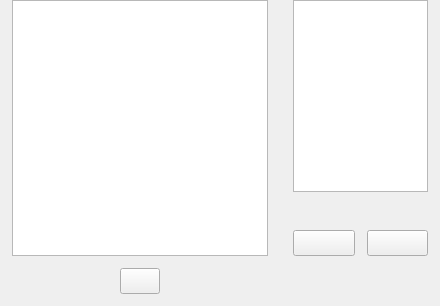
                                <widget class="QWidget" name="_ItemWrapper">
                                    <layout class="QGridLayout" name="_ItemWrapperLayout">
                                        <property name="leftMargin">
                                            <number>0</number>
                                        </property>
                                        <property name="topMargin">
                                            <number>0</number>
                                        </property>
                                        <property name="rightMargin">
                                            <number>0</number>
                                        </property>
                                        <property name="bottomMargin">
                                            <number>0</number>
                                        </property>
                                        <property name="spacing">
                                            <number>0</number>
                                        </property>
                                        <item row="2" column="0" colspan="2">
                                            <widget class="QWidget" name="_ItemViewControlPanel" native="true">
                                                <property name="minimumSize">
                                                    <size>
                                                        <width>0</width>
                                                        <height>50</height>
                                                    </size>
                                                </property>
                                                <property name="maximumSize">
                                                    <size>
                                                        <width>16777215</width>
                                                        <height>50</height>
                                                    </size>
                                                </property>
                                                <property name="styleSheet">
                                                    <string notr="true"/>
                                                </property>
                                                <layout class="QHBoxLayout" name="_ItemViewControlPanelLayout">
                                                    <property name="spacing">
                                                        <number>0</number>
                                                    </property>
                                                    <property name="leftMargin">
                                                        <number>12</number>
                                                    </property>
                                                    <property name="topMargin">
                                                        <number>0</number>
                                                    </property>
                                                    <property name="rightMargin">
                                                        <number>0</number>
                                                    </property>
                                                    <property name="bottomMargin">
                                                        <number>0</number>
                                                    </property>
                                                    <item>
                                                        <spacer name="_ItemViewControlPanelSpacer">
                                                            <property name="orientation">
                                                                <enum>Qt::Orientation::Horizontal</enum>
                                                            </property>
                                                            <property name="sizeHint" stdset="0">
                                                                <size>
                                                                    <width>91</width>
                                                                    <height>20</height>
                                                                </size>
                                                            </property>
                                                        </spacer>
                                                    </item>
                                                    <item>
                                                        <widget class="QPushButton" name="_Import">
                                                            <property name="minimumSize">
                                                                <size>
                                                                    <width>0</width>
                                                                    <height>26</height>
                                                                </size>
                                                            </property>
                                                            <property name="maximumSize">
                                                                <size>
                                                                    <width>16777215</width>
                                                                    <height>26</height>
                                                                </size>
                                                            </property>
                                                            <property name="styleSheet">
                                                                <string notr="true"/>
                                                            </property>
                                                            <property name="text">
                                                                <string/>
                                                            </property>
                                                        </widget>
                                                    </item>
                                                    <item>
                                                        <spacer name="_ItemViewControlPanelSpaces">
                                                            <property name="orientation">
                                                                <enum>Qt::Orientation::Horizontal</enum>
                                                            </property>
                                                            <property name="sizeHint" stdset="0">
                                                                <size>
                                                                    <width>91</width>
                                                                    <height>20</height>
                                                                </size>
                                                            </property>
                                                        </spacer>
                                                    </item>
                                                </layout>
                                            </widget>
                                        </item>
                                        <item row="0" column="2" rowspan="2">
                                            <widget class="QWidget" name="_ItemAttributePanel" native="true">
                                                <property name="minimumSize">
                                                    <size>
                                                        <width>172</width>
                                                        <height>0</height>
                                                    </size>
                                                </property>
                                                <property name="maximumSize">
                                                    <size>
                                                        <width>172</width>
                                                        <height>16777215</height>
                                                    </size>
                                                </property>
                                                <property name="styleSheet">
                                                    <string notr="true"/>
                                                </property>
                                                <layout class="QGridLayout" name="_ItemAttributePanelLayout">
                                                    <property name="leftMargin">
                                                        <number>12</number>
                                                    </property>
                                                    <property name="topMargin">
                                                        <number>0</number>
                                                    </property>
                                                    <property name="rightMargin">
                                                        <number>12</number>
                                                    </property>
                                                    <property name="bottomMargin">
                                                        <number>0</number>
                                                    </property>
                                                    <item row="1" column="0">
                                                        <widget class="QLabel" name="_ItemSizeTip">
                                                            <property name="minimumSize">
                                                                <size>
                                                                    <width>0</width>
                                                                    <height>26</height>
                                                                </size>
                                                            </property>
                                                            <property name="maximumSize">
                                                                <size>
                                                                    <width>16777215</width>
                                                                    <height>26</height>
                                                                </size>
                                                            </property>
                                                            <property name="text">
                                                                <string/>
                                                            </property>
                                                        </widget>
                                                    </item>
                                                    <item row="0" column="1">
                                                        <widget class="QTextEdit" name="_ItemName">
                                                            <property name="readOnly">
                                                                <bool>true</bool>
                                                            </property>
                                                        </widget>
                                                    </item>
                                                    <item row="2" column="1">
                                                        <widget class="QWidget" name="_ItemControlPanel" native="true">
                                                            <layout class="QHBoxLayout" name="_ItemControlPanelLayout">
                                                                <property name="spacing">
                                                                    <number>12</number>
                                                                </property>
                                                                <property name="leftMargin">
                                                                    <number>0</number>
                                                                </property>
                                                                <property name="topMargin">
                                                                    <number>0</number>
                                                                </property>
                                                                <property name="rightMargin">
                                                                    <number>0</number>
                                                                </property>
                                                                <property name="bottomMargin">
                                                                    <number>0</number>
                                                                </property>
                                                                <item>
                                                                    <widget class="QPushButton" name="_ItemRoot">
                                                                        <property name="minimumSize">
                                                                            <size>
                                                                                <width>0</width>
                                                                                <height>26</height>
                                                                            </size>
                                                                        </property>
                                                                        <property name="maximumSize">
                                                                            <size>
                                                                                <width>16777215</width>
                                                                                <height>26</height>
                                                                            </size>
                                                                        </property>
                                                                        <property name="text">
                                                                            <string/>
                                                                        </property>
                                                                    </widget>
                                                                </item>
                                                                <item>
                                                                    <widget class="QPushButton" name="_ItemBack">
                                                                        <property name="minimumSize">
                                                                            <size>
                                                                                <width>0</width>
                                                                                <height>26</height>
                                                                            </size>
                                                                        </property>
                                                                        <property name="maximumSize">
                                                                            <size>
                                                                                <width>16777215</width>
                                                                                <height>26</height>
                                                                            </size>
                                                                        </property>
                                                                        <property name="text">
                                                                            <string/>
                                                                        </property>
                                                                    </widget>
                                                                </item>
                                                            </layout>
                                                        </widget>
                                                    </item>
                                                    <item row="1" column="1">
                                                        <widget class="QLabel" name="_ItemSize">
                                                            <property name="minimumSize">
                                                                <size>
                                                                    <width>0</width>
                                                                    <height>26</height>
                                                                </size>
                                                            </property>
                                                            <property name="maximumSize">
                                                                <size>
                                                                    <width>16777215</width>
                                                                    <height>26</height>
                                                                </size>
                                                            </property>
                                                            <property name="text">
                                                                <string/>
                                                            </property>
                                                        </widget>
                                                    </item>
                                                    <item row="0" column="0">
                                                        <widget class="QLabel" name="_ItemNameTip">
                                                            <property name="minimumSize">
                                                                <size>
                                                                    <width>0</width>
                                                                    <height>26</height>
                                                                </size>
                                                            </property>
                                                            <property name="text">
                                                                <string/>
                                                            </property>
                                                            <property name="alignment">
                                                                <set>Qt::AlignmentFlag::AlignRight|Qt::AlignmentFlag::AlignTop|Qt::AlignmentFlag::AlignTrailing</set>
                                                            </property>
                                                        </widget>
                                                    </item>
                                                </layout>
                                            </widget>
                                        </item>
                                        <item row="0" column="0" rowspan="2" colspan="2">
                                            <widget class="QWidget" name="_ItemViewPanel" native="true">
                                                <layout class="QVBoxLayout" name="_ItemPanelLayout">
                                                    <property name="spacing">
                                                        <number>0</number>
                                                    </property>
                                                    <property name="leftMargin">
                                                        <number>12</number>
                                                    </property>
                                                    <property name="topMargin">
                                                        <number>0</number>
                                                    </property>
                                                    <property name="rightMargin">
                                                        <number>0</number>
                                                    </property>
                                                    <property name="bottomMargin">
                                                        <number>0</number>
                                                    </property>
                                                    <item>
                                                        <widget class="QTableView" name="_ItemView">
                                                            <property name="styleSheet">
                                                                <string notr="true"/>
                                                            </property>
                                                        </widget>
                                                    </item>
                                                </layout>
                                            </widget>
                                        </item>
                                    </layout>
                                </widget>
